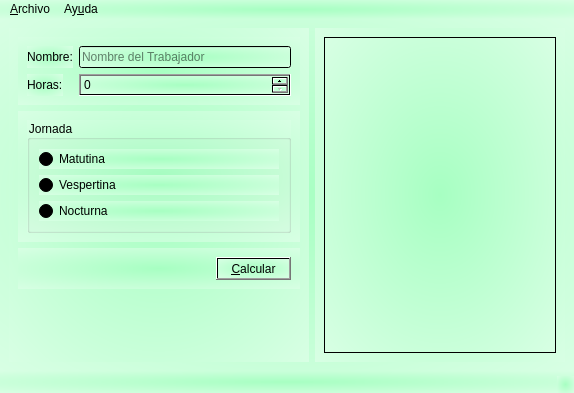
<?xml version="1.0" encoding="UTF-8"?>
<ui version="4.0">
 <class>Principal</class>
 <widget class="QMainWindow" name="Principal">
  <property name="geometry">
   <rect>
    <x>0</x>
    <y>0</y>
    <width>574</width>
    <height>393</height>
   </rect>
  </property>
  <property name="windowTitle">
   <string>Salarios</string>
  </property>
  <property name="windowIcon">
   <iconset resource="Recursos.qrc">
    <normaloff>:/new/prefix1/Recursos/salario.png</normaloff>:/new/prefix1/Recursos/salario.png</iconset>
  </property>
  <property name="autoFillBackground">
   <bool>false</bool>
  </property>
  <property name="styleSheet">
   <string notr="true">background-color: qradialgradient(spread:pad, cx:0.5, cy:0.5, radius:1.271, fx:0.5, fy:0.5, stop:0 rgba(167, 255, 194, 255), stop:1 rgba(255, 255, 255, 255));</string>
  </property>
  <widget class="QWidget" name="centralwidget">
   <property name="toolTip">
    <string>&lt;html&gt;&lt;head/&gt;&lt;body&gt;&lt;p&gt;&lt;br/&gt;&lt;/p&gt;&lt;/body&gt;&lt;/html&gt;</string>
   </property>
   <property name="whatsThis">
    <string>&lt;html&gt;&lt;head/&gt;&lt;body&gt;&lt;p&gt;&lt;br/&gt;&lt;/p&gt;&lt;/body&gt;&lt;/html&gt;</string>
   </property>
   <property name="styleSheet">
    <string notr="true"/>
   </property>
   <layout class="QHBoxLayout" name="horizontalLayout_3">
    <item>
     <widget class="QWidget" name="widget_4" native="true">
      <property name="minimumSize">
       <size>
        <width>300</width>
        <height>0</height>
       </size>
      </property>
      <property name="baseSize">
       <size>
        <width>0</width>
        <height>0</height>
       </size>
      </property>
      <property name="autoFillBackground">
       <bool>false</bool>
      </property>
      <property name="styleSheet">
       <string notr="true"/>
      </property>
      <layout class="QVBoxLayout" name="verticalLayout_3">
       <item>
        <widget class="QWidget" name="widget_2" native="true">
         <property name="autoFillBackground">
          <bool>false</bool>
         </property>
         <layout class="QFormLayout" name="formLayout">
          <item row="0" column="0">
           <widget class="QLabel" name="label">
            <property name="whatsThis">
             <string/>
            </property>
            <property name="autoFillBackground">
             <bool>false</bool>
            </property>
            <property name="text">
             <string>Nombre:</string>
            </property>
           </widget>
          </item>
          <item row="0" column="1">
           <widget class="QLineEdit" name="inNombre">
            <property name="autoFillBackground">
             <bool>false</bool>
            </property>
            <property name="placeholderText">
             <string>Nombre del Trabajador</string>
            </property>
           </widget>
          </item>
          <item row="1" column="0">
           <widget class="QLabel" name="label_2">
            <property name="autoFillBackground">
             <bool>false</bool>
            </property>
            <property name="text">
             <string>Horas:</string>
            </property>
           </widget>
          </item>
          <item row="1" column="1">
           <widget class="QSpinBox" name="inHoras">
            <property name="autoFillBackground">
             <bool>false</bool>
            </property>
            <property name="maximum">
             <number>100</number>
            </property>
           </widget>
          </item>
         </layout>
        </widget>
       </item>
       <item>
        <widget class="QWidget" name="widget_3" native="true">
         <property name="autoFillBackground">
          <bool>false</bool>
         </property>
         <layout class="QVBoxLayout" name="verticalLayout_2">
          <item>
           <widget class="QGroupBox" name="groupBox">
            <property name="autoFillBackground">
             <bool>false</bool>
            </property>
            <property name="title">
             <string>Jornada</string>
            </property>
            <layout class="QVBoxLayout" name="verticalLayout">
             <item>
              <widget class="QRadioButton" name="inMatutina">
               <property name="autoFillBackground">
                <bool>false</bool>
               </property>
               <property name="text">
                <string>Matutina</string>
               </property>
               <property name="checked">
                <bool>true</bool>
               </property>
              </widget>
             </item>
             <item>
              <widget class="QRadioButton" name="inVespertina">
               <property name="autoFillBackground">
                <bool>false</bool>
               </property>
               <property name="text">
                <string>Vespertina</string>
               </property>
              </widget>
             </item>
             <item>
              <widget class="QRadioButton" name="inNocturna">
               <property name="autoFillBackground">
                <bool>false</bool>
               </property>
               <property name="text">
                <string>Nocturna</string>
               </property>
              </widget>
             </item>
            </layout>
           </widget>
          </item>
         </layout>
        </widget>
       </item>
       <item>
        <widget class="QWidget" name="widget_5" native="true">
         <property name="autoFillBackground">
          <bool>false</bool>
         </property>
         <layout class="QHBoxLayout" name="horizontalLayout_2">
          <item>
           <spacer name="horizontalSpacer">
            <property name="autoFillBackground">
             <bool>false</bool>
            </property>
            <property name="orientation">
             <enum>Qt::Horizontal</enum>
            </property>
            <property name="sizeHint" stdset="0">
             <size>
              <width>175</width>
              <height>20</height>
             </size>
            </property>
           </spacer>
          </item>
          <item>
           <widget class="QPushButton" name="cmdCalc">
            <property name="autoFillBackground">
             <bool>false</bool>
            </property>
            <property name="styleSheet">
             <string notr="true"/>
            </property>
            <property name="text">
             <string>&amp;Calcular</string>
            </property>
           </widget>
          </item>
         </layout>
        </widget>
       </item>
       <item>
        <spacer name="verticalSpacer">
         <property name="autoFillBackground">
          <bool>false</bool>
         </property>
         <property name="orientation">
          <enum>Qt::Vertical</enum>
         </property>
         <property name="sizeHint" stdset="0">
          <size>
           <width>20</width>
           <height>40</height>
          </size>
         </property>
        </spacer>
       </item>
      </layout>
     </widget>
    </item>
    <item>
     <widget class="QWidget" name="widget" native="true">
      <property name="minimumSize">
       <size>
        <width>250</width>
        <height>0</height>
       </size>
      </property>
      <property name="autoFillBackground">
       <bool>false</bool>
      </property>
      <layout class="QHBoxLayout" name="horizontalLayout">
       <item>
        <widget class="QPlainTextEdit" name="outResultado">
         <property name="enabled">
          <bool>true</bool>
         </property>
         <property name="autoFillBackground">
          <bool>false</bool>
         </property>
         <property name="readOnly">
          <bool>true</bool>
         </property>
        </widget>
       </item>
      </layout>
     </widget>
    </item>
   </layout>
  </widget>
  <widget class="QMenuBar" name="menubar">
   <property name="geometry">
    <rect>
     <x>0</x>
     <y>0</y>
     <width>574</width>
     <height>22</height>
    </rect>
   </property>
   <widget class="QMenu" name="menuArchivo">
    <property name="title">
     <string>&amp;Archivo</string>
    </property>
    <addaction name="actionNuevo"/>
    <addaction name="actionAbrir"/>
    <addaction name="actionGuardar"/>
    <addaction name="actionCalcular"/>
    <addaction name="actionSalir"/>
   </widget>
   <widget class="QMenu" name="menuAyuda">
    <property name="title">
     <string>Ay&amp;uda</string>
    </property>
    <addaction name="actionAcerca_de"/>
   </widget>
   <addaction name="menuArchivo"/>
   <addaction name="menuAyuda"/>
  </widget>
  <widget class="QStatusBar" name="statusbar"/>
  <action name="actionNuevo">
   <property name="checkable">
    <bool>false</bool>
   </property>
   <property name="icon">
    <iconset resource="Recursos.qrc">
     <normaloff>:/new/prefix1/Recursos/documentos-oficiales.png</normaloff>:/new/prefix1/Recursos/documentos-oficiales.png</iconset>
   </property>
   <property name="text">
    <string>&amp;Nuevo</string>
   </property>
   <property name="font">
    <font>
     <weight>75</weight>
     <bold>true</bold>
    </font>
   </property>
   <property name="shortcut">
    <string>Ctrl+N</string>
   </property>
  </action>
  <action name="actionAbrir">
   <property name="icon">
    <iconset resource="Recursos.qrc">
     <normaloff>:/new/prefix1/Recursos/abrir-correo-electronico.png</normaloff>:/new/prefix1/Recursos/abrir-correo-electronico.png</iconset>
   </property>
   <property name="text">
    <string>A&amp;brir</string>
   </property>
   <property name="shortcut">
    <string>Ctrl+O</string>
   </property>
  </action>
  <action name="actionGuardar">
   <property name="icon">
    <iconset resource="Recursos.qrc">
     <normaloff>:/new/prefix1/Recursos/disco-flexible.png</normaloff>:/new/prefix1/Recursos/disco-flexible.png</iconset>
   </property>
   <property name="text">
    <string>&amp;Guardar</string>
   </property>
   <property name="shortcut">
    <string>Ctrl+S</string>
   </property>
  </action>
  <action name="actionSalir">
   <property name="icon">
    <iconset resource="Recursos.qrc">
     <normaloff>:/new/prefix1/Recursos/carpeta.png</normaloff>:/new/prefix1/Recursos/carpeta.png</iconset>
   </property>
   <property name="text">
    <string>&amp;Salir</string>
   </property>
   <property name="shortcut">
    <string>Ctrl+Q</string>
   </property>
  </action>
  <action name="actionCalcular">
   <property name="icon">
    <iconset resource="Recursos.qrc">
     <normaloff>:/new/prefix1/Recursos/calculadora.png</normaloff>:/new/prefix1/Recursos/calculadora.png</iconset>
   </property>
   <property name="text">
    <string>&amp;Calcular</string>
   </property>
   <property name="shortcut">
    <string>F1</string>
   </property>
  </action>
  <action name="actionAcerca_de">
   <property name="icon">
    <iconset resource="Recursos.qrc">
     <normaloff>:/new/prefix1/Recursos/informacion.png</normaloff>:/new/prefix1/Recursos/informacion.png</iconset>
   </property>
   <property name="text">
    <string>A&amp;cerca de</string>
   </property>
  </action>
 </widget>
 <resources>
  <include location="Recursos.qrc"/>
 </resources>
 <connections/>
</ui>
